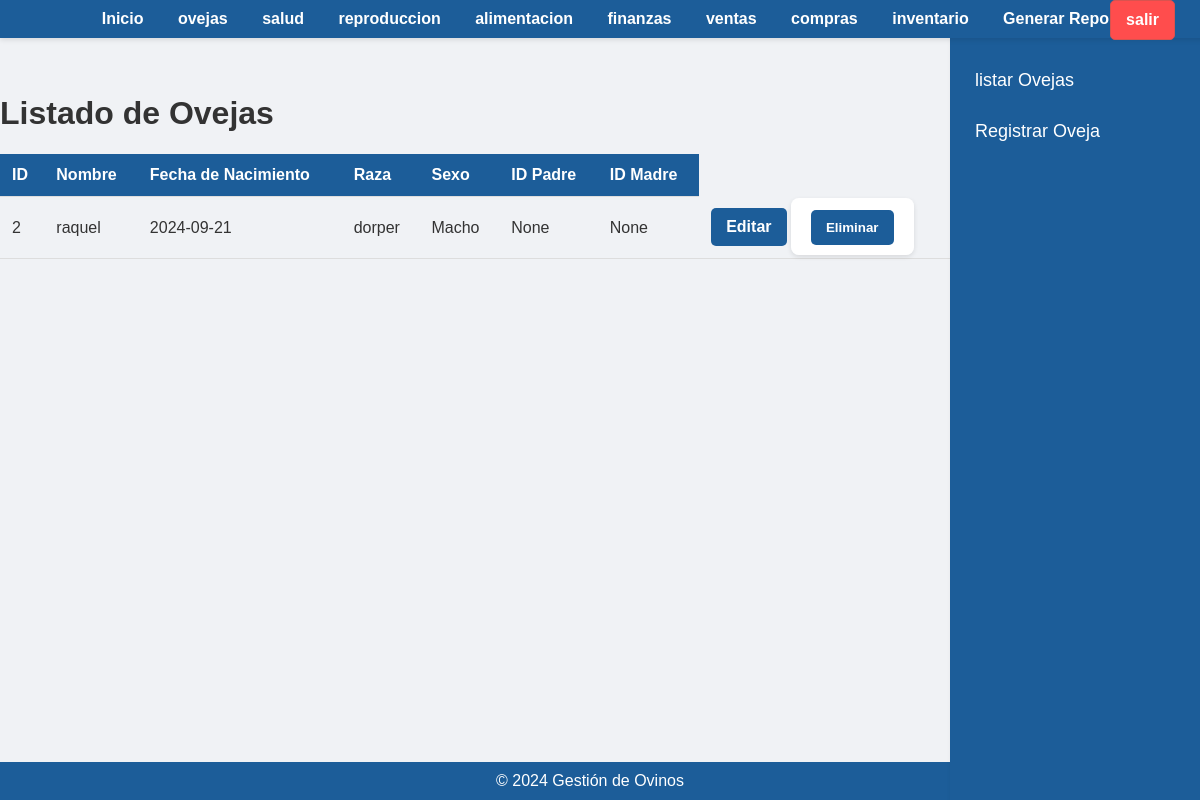
The app's page /listar_ovejas (signed in) with its own data.
### app/models.py (models this page shows, shortened)
class Oveja(db.Model):
    id = db.Column(db.Integer, primary_key=True)
    nombre = db.Column(db.String(100), nullable=False)
    fecha_nacimiento = db.Column(db.Date, nullable=False)
    raza = db.Column(db.String(50), nullable=False)
    sexo = db.Column(db.Enum('Macho', 'Hembra', name='sexo_enum'), nullable=False)
    id_padre = db.Column(db.Integer, db.ForeignKey('oveja.id'), nullable=True)
    id_madre = db.Column(db.Integer, db.ForeignKey('oveja.id'), nullable=True)
    user_id = db.Column(db.Integer, db.ForeignKey('user.id'), nullable=False)
    padre = db.relationship('Oveja', remote_side=[id], foreign_keys=[id_padre], backref=db.backref('hijos_padre', uselist=True))
    madre = db.relationship('Oveja', remote_side=[id], foreign_keys=[id_madre], backref=db.backref('hijos_madre', uselist=True))
    user = db.relationship('User', backref='ovejas')

### app/routes.py (the view)
@app.route('/listar_ovejas')
@login_required
def listar_ovejas():
    ovejas = Oveja.query.filter_by(user_id=current_user.id).all()
    return render_template('listar_ovejas.html', ovejas=ovejas)

### app/__init__.py (called while the page is built)
@login_manager.user_loader
def load_user(user_id):
    return User.query.get(int(user_id))

### app/templates/listar_ovejas.html (shortened to what this page needs)
<!DOCTYPE html>
<html lang="es">
<head>
    <link rel="stylesheet" href="{{ url_for('static', filename='styles.css') }}">
</head>
<body>
    <div class="navbar">
        <div>
            <a href="{{ url_for('logout') }}" class="btn-close">salir</a>
            </div>
        <a href="{{ url_for('index') }}">Inicio</a>
        <a href="{{ url_for('oveja') }}"> ovejas  </a>
        <a href="{{ url_for('salud') }}">salud</a>
        <a href="{{url_for('reproduccion')}}"> reproduccion</a>
        <a href="{{url_for('alimentacion')}}">alimentacion</a></li>
        <a href="{{url_for('finanzas')}}">finanzas</a></li>
        <a href="{{url_for('venta')}}">ventas</a></li>
        <a href="{{url_for('compra')}}">compras</a></li>
        <a href="{{url_for('inventario')}}">inventario</a>
        <a href="{{ url_for('reportes_view') }}">Generar Reportes</a>
    </div>
    <footer>
    </footer>
    <div class="sidebar">
        <a href="{{ url_for('listar_ovejas') }}">listar Ovejas</a>
        <a href="{{ url_for('registrar_oveja') }}">Registrar Oveja</a>
    </div>
    <h1>Listado de Ovejas</h1>
    <table>
        <thead>
            <tr>
                <th>ID</th>
                <th>Nombre</th>
                <th>Fecha de Nacimiento</th>
                <th>Raza</th>
                <th>Sexo</th>
                <th>ID Padre</th>
                <th>ID Madre</th>
            </tr>
        </thead>
        <tbody>
            {% for oveja in ovejas %}
            <tr>
                <td>{{ oveja.id }}</td>
                <td>{{ oveja.nombre }}</td>
                <td>{{ oveja.fecha_nacimiento.strftime('%Y-%m-%d') }}</td>
                <td>{{ oveja.raza }}</td>
                <td>{{ oveja.sexo }}</td>
                <td>{{ oveja.id_padre }}</td>
                <td>{{ oveja.id_madre }}</td>
                <td>
                    <a href="{{ url_for('editar_oveja', id=oveja.id) }}" class="btn">Editar</a>
                    <form action="{{ url_for('eliminar_oveja', id=oveja.id) }}" method="POST" style="display:inline;">
                        <button type="submit" onclick="return confirm('¿Estás seguro de que deseas eliminar esta oveja?');">Eliminar</button>
                    </form>
                </td>
            </tr>
            {% endfor %}
        </tbody>
    </table>
    <footer>
        &copy; 2024 Gestión de Ovinos
    </footer>
</body>
</html>

### app/static/styles.css (style rules this page uses)
body { font-family: 'Arial', sans-serif; background-color: #f0f2f5; color: #333; margin: 0; padding: 0; padding-top: 20px; }
.navbar { background-color: #1c5d99; padding: 10px 20px; text-align: center; box-shadow: 0 2px 5px rgba(0, 0, 0, 0.1); position: fixed; top: 0; left: 0; width: 100%; z-index: 1000; }
.navbar a { color: #ffffff; text-decoration: none; margin: 0 15px; font-weight: bold; }
.sidebar { height: calc(100vh - 35px); width: 250px; position: fixed; top: 35px; right: 0; background-color: #1c5d99; padding-top: 20px; box-shadow: 2px 0 5px rgba(0, 0, 0, 0.1); overflow-y: auto; z-index: 900; }
.sidebar a { padding: 15px 25px; text-decoration: none; font-size: 18px; color: #ffffff; display: block; transition: 0.3s; }
form { max-width: 500px; margin: 20px auto; padding: 20px; background-color: #ffffff; border-radius: 8px; box-shadow: 0 2px 5px rgba(0, 0, 0, 0.1); }
button { background-color: #1c5d99; color: white; padding: 10px 15px; border: none; border-radius: 5px; cursor: pointer; font-weight: bold; }
table { width: calc(100% - 250px); margin-right: 250px; border-collapse: collapse; margin: 20px 0; }
th, td { padding: 12px; border-bottom: 1px solid #ddd; text-align: left; }
th { background-color: #1c5d99; color: white; }
footer { background-color: #1c5d99; color: white; text-align: center; padding: 10px; position: fixed; bottom: 0; width: calc(100%); right: 0; z-index: 850; }
.btn { display: inline-block; padding: 10px 15px; background-color: #1c5d99; color: white; text-decoration: none; border-radius: 5px; font-weight: bold; text-align: center; }
.btn-close { display: inline-block; padding: 10px 15px; background-color: #ff4d4d; color: #fff; text-decoration: none; border-radius: 5px; font-weight: bold; text-align: center; border: 1px solid #d9534f; cursor: pointer; transition: background-color 0.3s, color 0.3s; }
.btn-close { position: absolute; top: 0px; right: 50px; }

### records on screen
Oveja: id "2", nombre "raquel", fecha_nacimiento "2024-09-21", raza "dorper", sexo "Macho", id_padre "None", id_madre "None"
